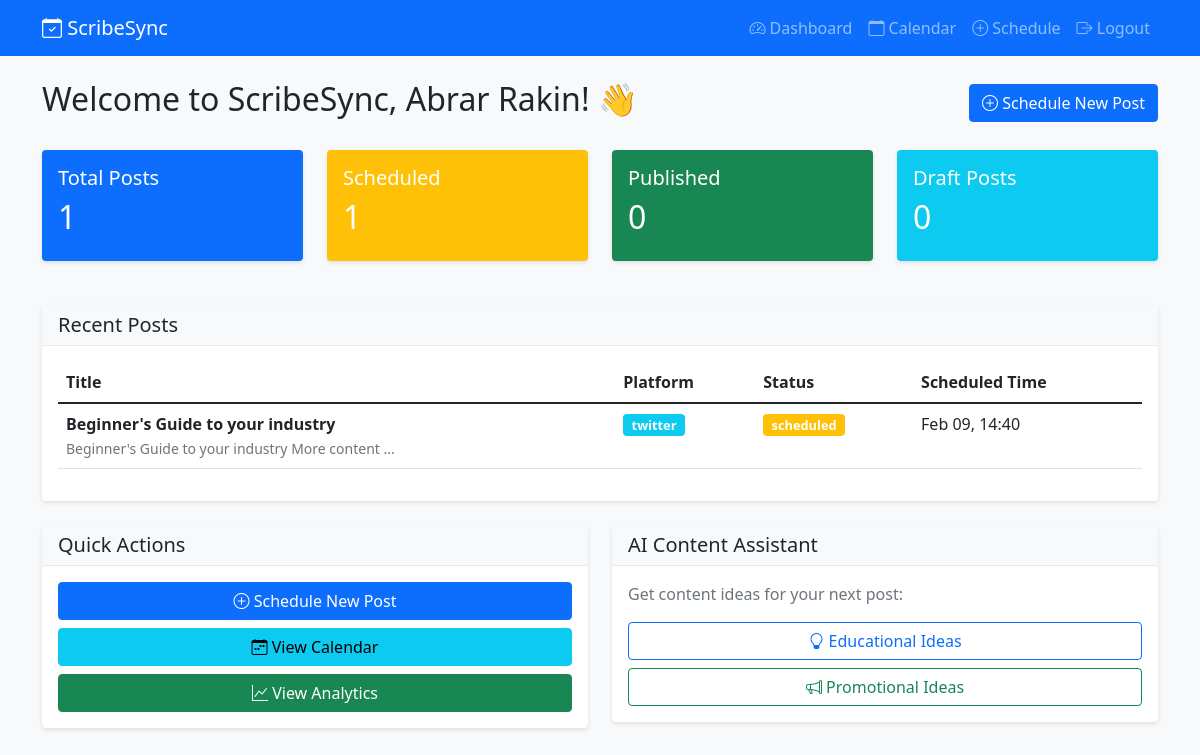
Screenshot of / (signed in) with the database file from the repository.
### app/models.py (models this page shows, shortened)
class User(UserMixin, db.Model):
    id = db.Column(db.Integer, primary_key=True)
    username = db.Column(db.String(64), unique=True, nullable=False)
    email = db.Column(db.String(120), unique=True, nullable=False)
    password_hash = db.Column(db.String(256))
    created_at = db.Column(db.DateTime, default=datetime.utcnow)
    social_accounts = db.relationship('SocialAccount', backref='user', lazy='dynamic')
    posts = db.relationship('Post', backref='author', lazy='dynamic')
    analytics = db.relationship('Analytics', backref='user', lazy='dynamic')

class Post(db.Model):
    id = db.Column(db.Integer, primary_key=True)
    user_id = db.Column(db.Integer, db.ForeignKey('user.id'))
    title = db.Column(db.String(200))
    content = db.Column(db.Text)
    platform = db.Column(db.String(20))  # 'linkedin', 'twitter', 'instagram', 'all'
    scheduled_time = db.Column(db.DateTime)
    status = db.Column(db.String(20), default='draft')  # draft, scheduled, published, failed
    published_at = db.Column(db.DateTime)
    created_at = db.Column(db.DateTime, default=datetime.utcnow)
    media_url = db.Column(db.String(500))
    media_type = db.Column(db.String(20))  # image, video, carousel
    hashtags = db.Column(db.String(500))
    likes = db.Column(db.Integer, default=0)
    shares = db.Column(db.Integer, default=0)
    comments = db.Column(db.Integer, default=0)
    clicks = db.Column(db.Integer, default=0)

### app/routes.py (the view)
@main.route('/')
@login_required
def dashboard():
    recent_posts = Post.query.filter_by(user_id=current_user.id) \
        .order_by(Post.created_at.desc()) \
        .limit(5).all()
    scheduled_count = Post.query.filter_by(
        user_id=current_user.id,
        status='scheduled'
    ).count()
    total_posts = Post.query.filter_by(user_id=current_user.id).count()
    return render_template('dashboard.html',
                           recent_posts=recent_posts,
                           scheduled_count=scheduled_count,
                           total_posts=total_posts)

### app/models.py (called while the page is built)
@login_manager.user_loader
def load_user(id):
    return User.query.get(int(id))

### templates/dashboard.html (shortened to what this page needs)
{% extends "base.html" %}
{% block content %}
<div class="d-flex justify-content-between align-items-center mb-4">
    <h2>Welcome to ScribeSync, {{ current_user.username }}! 👋</h2>
    <a href="{{ url_for('main.schedule_post') }}" class="btn btn-primary">
        <i class="bi bi-plus-circle"></i> Schedule New Post
    </a>
</div>
<div class="row mb-4">
    <div class="col-md-3">
        <div class="card text-white bg-primary">
            <div class="card-body">
                <h5>Total Posts</h5>
                <h2>{{ total_posts }}</h2>
            </div>
        </div>
    </div>
    <div class="col-md-3">
        <div class="card text-white bg-warning">
            <div class="card-body">
                <h5>Scheduled</h5>
                <h2>{{ scheduled_count }}</h2>
            </div>
        </div>
    </div>
    <div class="col-md-3">
        <div class="card text-white bg-success">
            <div class="card-body">
                <h5>Published</h5>
                <h2>{{ published_count if published_count is defined else 0 }}</h2>
            </div>
        </div>
    </div>
    <div class="col-md-3">
        <div class="card text-white bg-info">
            <div class="card-body">
                <h5>Draft Posts</h5>
                <h2>{{ total_posts - scheduled_count - (published_count if published_count is defined else 0) }}</h2>
            </div>
        </div>
    </div>
</div>
<div class="card">
    <div class="card-header">
        <h5 class="mb-0">Recent Posts</h5>
    </div>
    <div class="card-body">
        {% if recent_posts %}
            <div class="table-responsive">
                <table class="table table-hover">
                    <thead>
                        <tr>
                            <th>Title</th>
                            <th>Platform</th>
                            <th>Status</th>
                            <th>Scheduled Time</th>
                        </tr>
                    </thead>
                    <tbody>
                        {% for post in recent_posts %}
                        <tr>
                            <td>
                                <strong>{{ post.title or 'Untitled' }}</strong>
                                <br>
                                <small class="text-muted">{{ (post.content[:50] + '...') if post.content else 'No content' }}</small>
                            </td>
                            <td>
                                <span class="badge bg-{{ 'primary' if post.platform == 'linkedin' else 'info' if post.platform == 'twitter' else 'danger' }}">
                                    {{ post.platform }}
                                </span>
                            </td>
                            <td>
                                <span class="badge bg-{{ 'success' if post.status == 'published' else 'warning' if post.status == 'scheduled' else 'secondary' }}">
                                    {{ post.status }}
                                </span>
                            </td>
                            <td>
                                {% if post.scheduled_time %}
                                    {{ post.scheduled_time.strftime('%b %d, %H:%M') }}
                                {% else %}
                                    <em>Not scheduled</em>
                                {% endif %}
                            </td>
                        </tr>
                        {% endfor %}
                    </tbody>
                </table>
            </div>
        {% endif %}
    </div>
</div>
<div class="row mt-4">
    <div class="col-md-6">
        <div class="card">
            <div class="card-header">
                <h5 class="mb-0">Quick Actions</h5>
            </div>
            <div class="card-body">
                <div class="d-grid gap-2">
                    <a href="{{ url_for('main.schedule_post') }}" class="btn btn-primary">
                        <i class="bi bi-plus-circle"></i> Schedule New Post
                    </a>
                    <a href="{{ url_for('main.calendar') }}" class="btn btn-info">
                        <i class="bi bi-calendar-week"></i> View Calendar
                    </a>
                    <a href="{{ url_for('main.analytics') }}" class="btn btn-success">
                        <i class="bi bi-graph-up"></i> View Analytics
                    </a>
                </div>
            </div>
        </div>
    </div>
    <div class="col-md-6">
        <div class="card">
            <div class="card-header">
                <h5 class="mb-0">AI Content Assistant</h5>
            </div>
            <div class="card-body">
                <p class="text-muted">Get content ideas for your next post:</p>
                <div class="d-grid gap-2">
                    <button onclick="getEducationalIdeas()" class="btn btn-outline-primary">
                        <i class="bi bi-lightbulb"></i> Educational Ideas
                    </button>
                    <button onclick="getPromotionalIdeas()" class="btn btn-outline-success">
                        <i class="bi bi-megaphone"></i> Promotional Ideas
                    </button>
                </div>
            </div>
        </div>
    </div>
</div>
{% endblock %}

### templates/base.html (shortened to what this page needs)
<!DOCTYPE html>
<html lang="en">
<head>
    <link href="https://cdn.jsdelivr.net/npm/bootstrap@5.1.3/dist/css/bootstrap.min.css" rel="stylesheet">
    <link rel="stylesheet" href="https://cdn.jsdelivr.net/npm/bootstrap-icons@1.8.1/font/bootstrap-icons.css">
    <link rel="stylesheet" href="{{ url_for('static', filename='css/custom.css') }}">
</head>
<body>
    <nav class="navbar navbar-expand-lg navbar-dark bg-primary">
        <div class="container">
            <a class="navbar-brand" href="{{ url_for('main.dashboard') }}">
                <i class="bi bi-calendar-check"></i> ScribeSync
            </a>
            {% if current_user.is_authenticated %}
            <div class="navbar-nav ms-auto">
                <a class="nav-link" href="{{ url_for('main.dashboard') }}">
                    <i class="bi bi-speedometer2"></i> Dashboard
                </a>
                <a class="nav-link" href="{{ url_for('main.calendar') }}">
                    <i class="bi bi-calendar"></i> Calendar
                </a>
                <a class="nav-link" href="{{ url_for('main.schedule_post') }}">
                    <i class="bi bi-plus-circle"></i> Schedule
                </a>
                <a class="nav-link" href="{{ url_for('auth.logout') }}">
                    <i class="bi bi-box-arrow-right"></i> Logout
                </a>
            </div>
            {% endif %}
        </div>
    </nav>
    <div class="container mt-4">
        {% block content %}{% endblock %}
    </div>
</body>
</html>

### static/css/custom.css (style rules this page uses)
body { background-color: #f8f9fa; }
.card { box-shadow: 0 2px 4px rgba(0,0,0,0.1); border: none; margin-bottom: 20px; }
.card-header { background-color: #f8f9fa; border-bottom: 1px solid #e9ecef; }
.badge { font-size: 0.8em; }

### rows the page displays
User: username "Abrar Rakin"
Post: title "Beginner's Guide to your industry", content "Beginner's Guide to your industry More content ...", platform "twitter", status "scheduled", scheduled_time "Feb 09, 14:40"

### other values shown
{{ total_posts }} "1"
{{ scheduled_count }} "1"
{{ published_count if published_count is defined else 0 }} "0"
